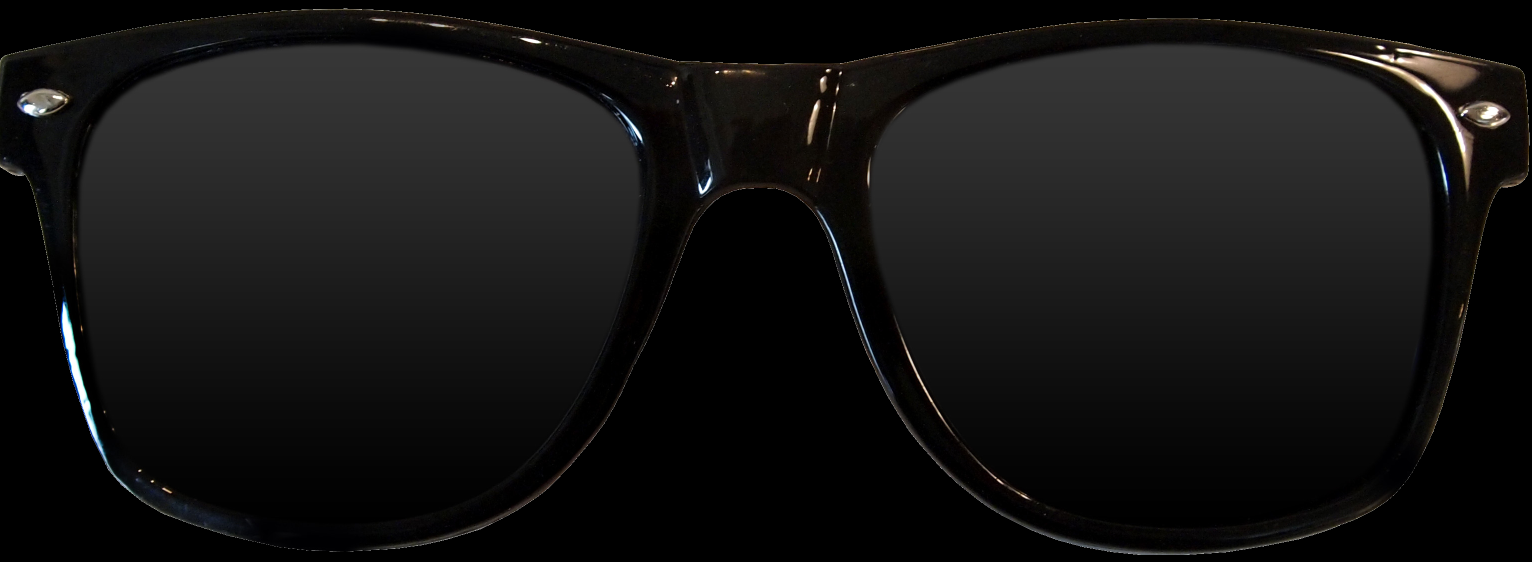
#> input picture P1-Facial-Keypoint-Detection/images/sunglasses.png, 3064 x 1123 px (shown at 1/2 size)
$ jupyter execute --allow-errors '4. Fun with Keypoints-zh.ipynb'   (shell and % lines are left out)
#> lines starting #> are read from the running program, lines starting #| are printed output that depends on the picture
## 人脸过滤器

现在，使用已训练的人脸关键点检测器，就可以自动执行一些操作了，比如将过滤器添加到人脸。这个notebook是可选的，你可以根据在人眼周围检测到的关键点为图像中检测到的人脸添加太阳镜。打开`images/`目录，看一看我们还为你提供了哪些用于尝试的 .png！

下面，查看一下我们将要使用的太阳镜.png，然后开始行动吧！

[cell 1]
# import necessary resources
import matplotlib.image as mpimg
import matplotlib.pyplot as plt
import numpy as np
import pandas as pd
import os
import cv2

[cell 2]
# load in sunglasses image with cv2 and IMREAD_UNCHANGED
sunglasses = cv2.imread('images/sunglasses.png', cv2.IMREAD_UNCHANGED)
#> sunglasses is the input picture: shape (1123, 3064, 4); mean B, G, R, A 18.7, 19.1, 19.5, 184.3

# plot our image
plt.imshow(sunglasses)

# print out its dimensions
print('Image shape: ', sunglasses.shape)
#| Image shape:  (1123, 3064, 4)

## 第四个维度

你会注意到这个图像实际上有*4 个颜色通道*，与一般的RGB图像不同，因为一般的RGB图像只有3个颜色通道。这是由于我们设置了标记`cv2.IMREAD_UNCHANGED`，这个标记会告诉它使其读取另一个颜色通道。

#### Alpha通道
除了具有通常彩色图像的红色、蓝色和绿色通道，第4个通道表示图像中**每个像素的透明度级别**，这个通道通常被称为**alpha**通道。透明度通道的工作原理如下：像素越低，像素越透明。这里的下限（即完全透明）为零，因此任何设置为0的像素都不会被看到；上图中这些看起来像白色背景像素，但它们实际上是完全透明的。

有了这个透明的通道，我们将这个太阳镜的矩形图像放在一张人脸图像上，仍然可以看到人脸区域在技术上被太阳镜图像的透明背景覆盖了！

接下来，我们看看下一个Python单元格中太阳镜图像的alpha通道。因为图像背景中的许多像素的alpha值为0，所以如果我们想看到它们，就需要显式地输出非零值。

[cell 3]
# print out the sunglasses transparency (alpha) channel
alpha_channel = sunglasses[:,:,3]
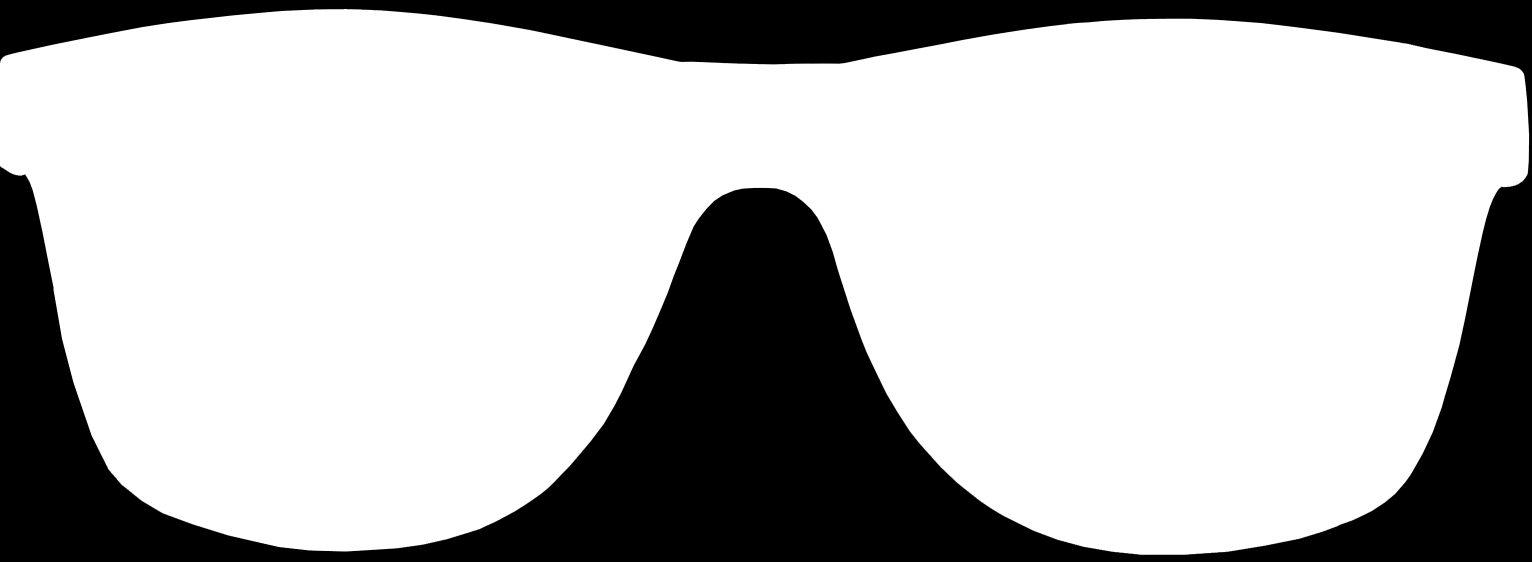
#> alpha_channel: shape (1123, 3064) (shown at 1/2 size); min 0, max 255, mean 184.3
print ('The alpha channel looks like this (black pixels = transparent透明): ')
plt.imshow(alpha_channel, cmap='gray')

[cell 4]
# just to double check that there are indeed non-zero values 仔细检查是否确实存在非零值，
# let's find and print out every value greater than zero 让我们查找并打印出每个大于零的值
values = np.where(alpha_channel != 0)
#> values = 2491373 positions, rows 17 to 1109, columns 0 to 3058
print ('The non-zero values of the alpha channel are: ')
print (values)
#> (printed output is left out)

[cell 5]
len(values)
#> Out = 2
